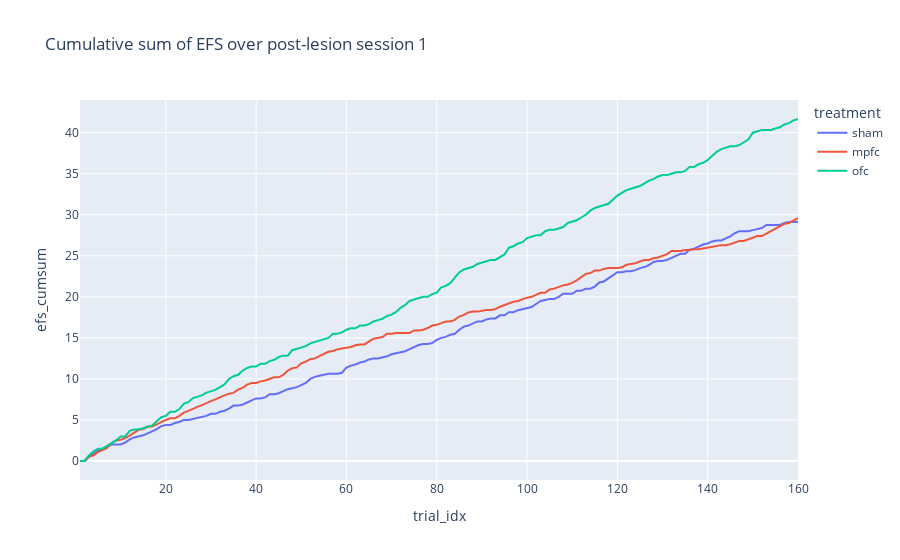

The cell this chart's notebook holds for it:
### Code cell
px.line(
    efs_by_trt_trial,
    x="trial_idx", 
    y="efs_cumsum", 
    color="treatment",
    category_orders=cat,
    title="Cumulative sum of EFS over post-lesion session 1"
)

### Figure 1 — Plotly figure (JSON) as saved in the notebook; plotly's stock layout.template omitted (floating-point values rounded to 4 significant figures; data arrays with more than 128 entries replaced by an {"elided": "..."} marker saying what was removed)
{"data": [{"hovertemplate": "treatment=sham<br>trial_idx=%{x}<br>efs_cumsum=%{y}<extra></extra>", "legendgroup": "sham", "line": {"color": "#636efa", "dash": "solid"}, "marker": {"symbol": "circle"}, "mode": "lines", "name": "sham", "orientation": "v", "showlegend": true, "type": "scatter", "x": {"elided": "160 int values"}, "xaxis": "x", "y": {"elided": "160 float values"}, "yaxis": "y"}, {"hovertemplate": "treatment=mpfc<br>trial_idx=%{x}<br>efs_cumsum=%{y}<extra></extra>", "legendgroup": "mpfc", "line": {"color": "#EF553B", "dash": "solid"}, "marker": {"symbol": "circle"}, "mode": "lines", "name": "mpfc", "orientation": "v", "showlegend": true, "type": "scatter", "x": {"elided": "160 int values"}, "xaxis": "x", "y": {"elided": "160 float values"}, "yaxis": "y"}, {"hovertemplate": "treatment=ofc<br>trial_idx=%{x}<br>efs_cumsum=%{y}<extra></extra>", "legendgroup": "ofc", "line": {"color": "#00cc96", "dash": "solid"}, "marker": {"symbol": "circle"}, "mode": "lines", "name": "ofc", "orientation": "v", "showlegend": true, "type": "scatter", "x": {"elided": "160 int values"}, "xaxis": "x", "y": {"elided": "160 float values"}, "yaxis": "y"}], "layout": {"legend": {"title": {"text": "treatment"}, "tracegroupgap": 0}, "title": {"text": "Cumulative sum of EFS over post-lesion session 1"}, "xaxis": {"anchor": "y", "domain": [0, 1], "title": {"text": "trial_idx"}}, "yaxis": {"anchor": "x", "domain": [0, 1], "title": {"text": "efs_cumsum"}}}}
